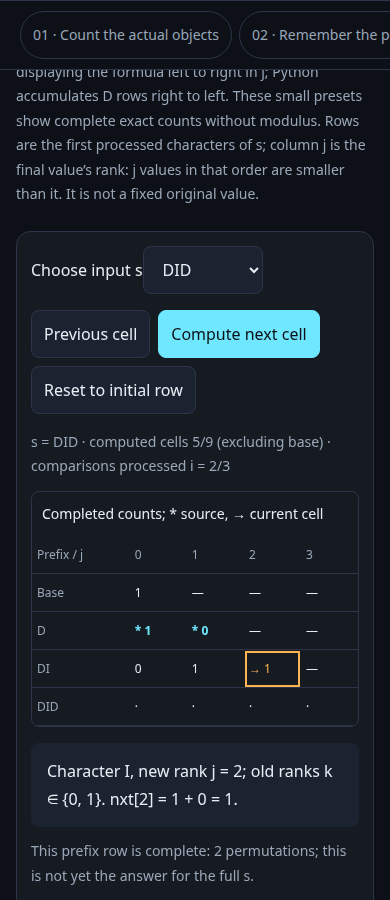
#> input picture leetcode/903/tests/evidence/en-390-trace.png, 390 x 900 px; its folder holds 4 pictures in this run
$ python contact-sheets.py
#> lines starting #> are read from the running program, lines starting #| are printed output that depends on the picture
"""Inspection convenience; originals are retained. Honors OUTPUT_DIR."""
from PIL import Image, ImageDraw
from pathlib import Path
import os
out = Path(os.environ.get('OUTPUT_DIR', Path(__file__).resolve().parent / 'evidence'))
files = sorted(out.glob('*.png'))
for start in range(0, len(files), 6):
    canvas = Image.new('RGB', (1200, 1100), '#0d1117')
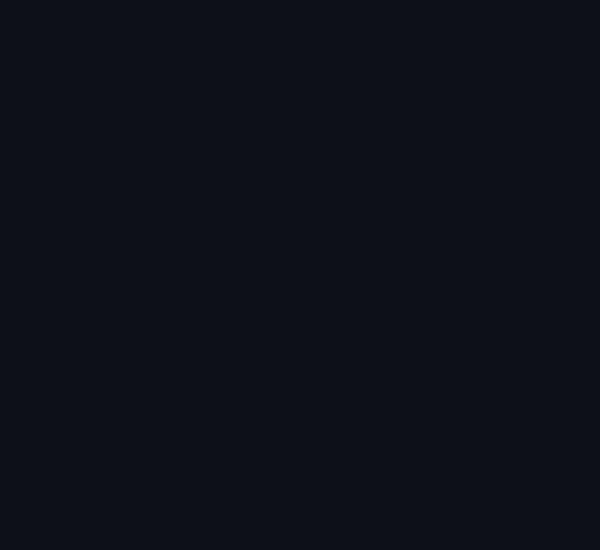
#> canvas: PIL image 1200x1100 RGB (shown at 1/2 size); mean R, G, B 13, 17, 23
    draw = ImageDraw.Draw(canvas)
    for i, file in enumerate(files[start:start + 6]):
        im = Image.open(file).convert('RGB')
#> im is the input picture: PIL image 390x900 RGB; mean R, G, B 28.2, 35.8, 44
        im.thumbnail((390, 510))
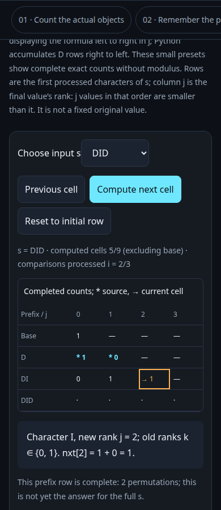
#> im: PIL image 221x510 RGB; mean R, G, B 28.2, 35.8, 43.9
        x, y = (i % 3) * 400, (i // 3) * 550
        draw.text((x + 6, y + 4), file.name, fill='white')
        canvas.paste(im, (x + 5, y + 30))
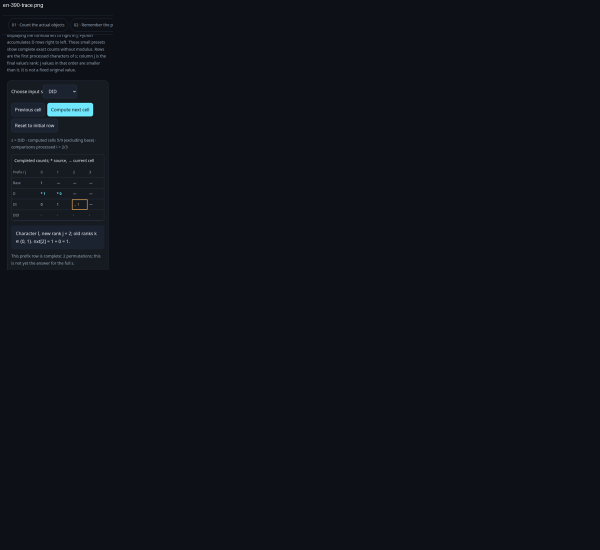
#> canvas: PIL image 1200x1100 RGB (shown at 1/2 size); mean R, G, B 14.3, 18.6, 24.8
    canvas.save(out / f'contact-{start // 6 + 1}.jpg', quality=90)
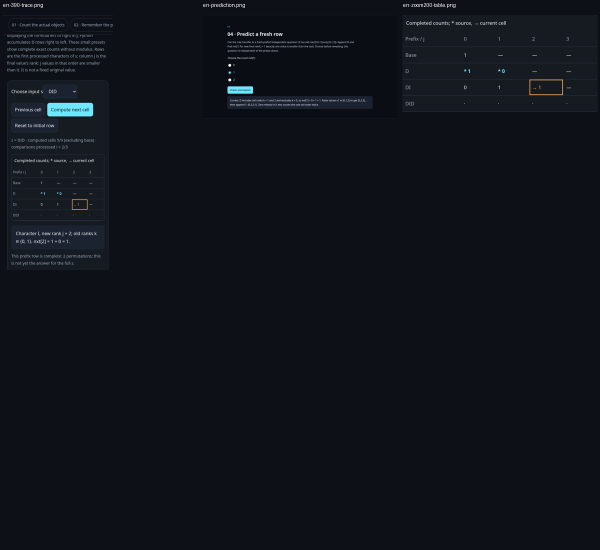
#> saved as contact-1.jpg: PIL image 1200x1100 RGB (shown at 1/2 size); mean R, G, B 15.3, 19.7, 26
print(f'{len(files)} screenshots; contact sheets generated')

$ run again, on leetcode/903/tests/evidence/keyboard-focus.png
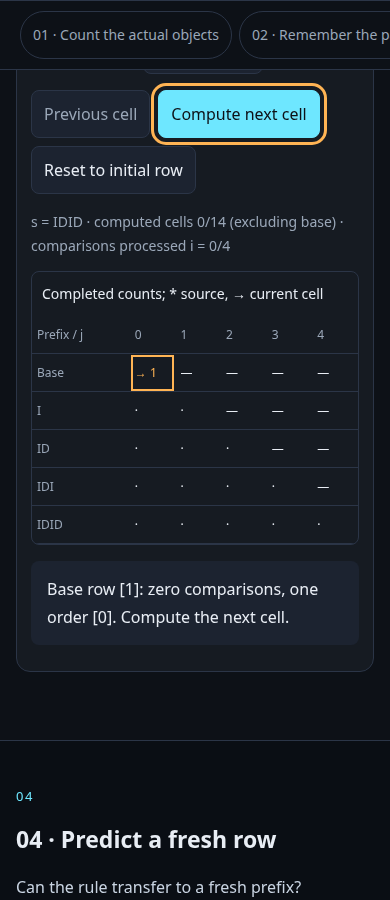
#> input picture leetcode/903/tests/evidence/keyboard-focus.png, 390 x 900 px
#> im is the input picture: PIL image 390x900 RGB; mean R, G, B 26.6, 33.7, 41.2
#> `im.thumbnail((390, 510))`:
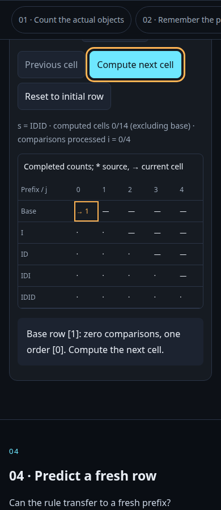
#> im: PIL image 221x510 RGB; mean R, G, B 26.6, 33.7, 41.2

$ run again, on leetcode/903/tests/evidence/zh-320-dense-end.png
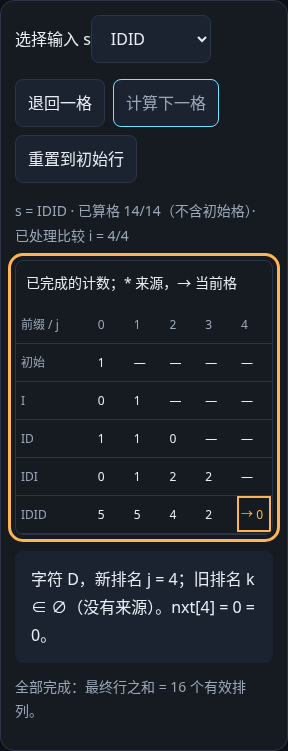
#> input picture leetcode/903/tests/evidence/zh-320-dense-end.png, 288 x 751 px
#> im is the input picture: PIL image 288x751 RGB; mean R, G, B 33.3, 37.8, 44.8
#> `im.thumbnail((390, 510))`:
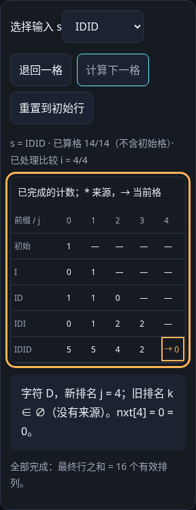
#> im: PIL image 196x510 RGB; mean R, G, B 33.2, 37.8, 44.8
#> `canvas.paste(im, (x + 5, y + 30))`:
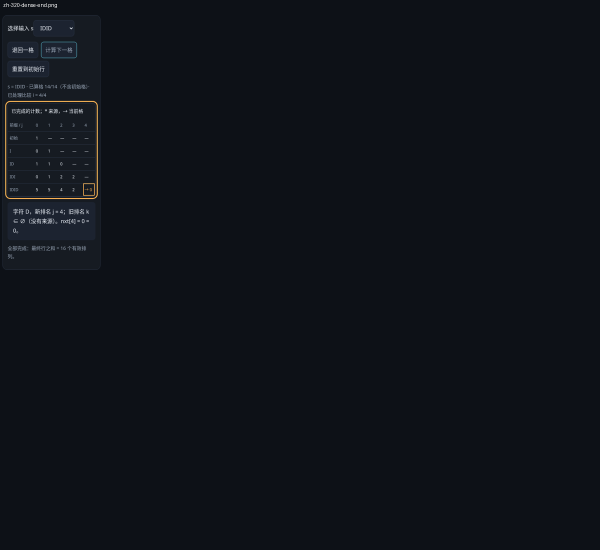
#> canvas: PIL image 1200x1100 RGB (shown at 1/2 size); mean R, G, B 14.6, 18.6, 24.7
